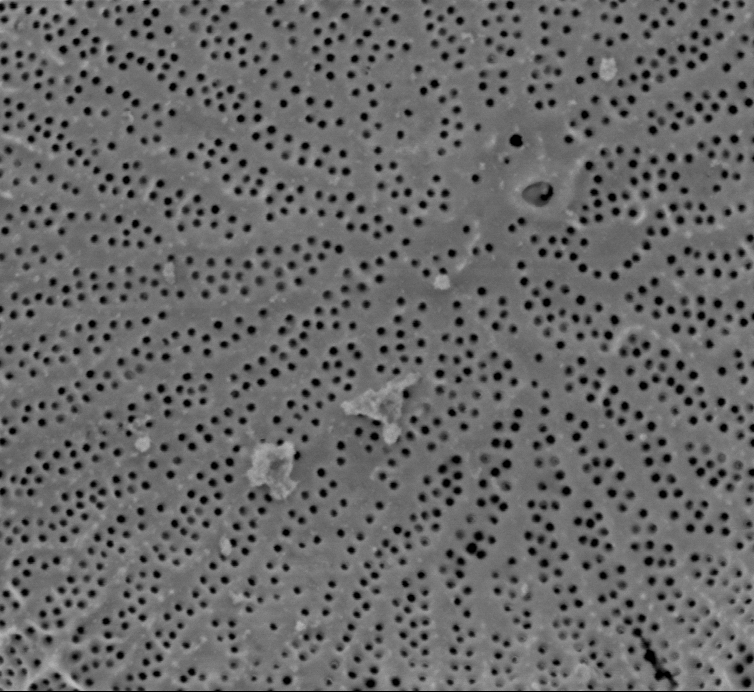
#> input picture work/CNMS/testing thresholds, blurs/cropped_Wild018.tif, 754 x 693 px, found by its file name
$ jupyter execute --allow-errors 'Blurs, Histograms, Stats-wild018-blur first.ipynb'
#> lines starting #> are read from the running program, lines starting #| are printed output that depends on the picture
[cell 1]
# IN THIS NOTEBOOK IM GOING TO TRY TO BLUR THE IMAGE FIRST
# AND THEN QUANTIZE IT WITH SOME NUMBER OF COLORS (PROBABLY 2 TO 6ish)

[cell 2]
import cv2
img = cv2.imread('cropped_Wild018.tif')
#> img is the input picture: shape (693, 754, 3); min 0, max 255, mean 103.9
blur = cv2.blur(img,(15, 15))
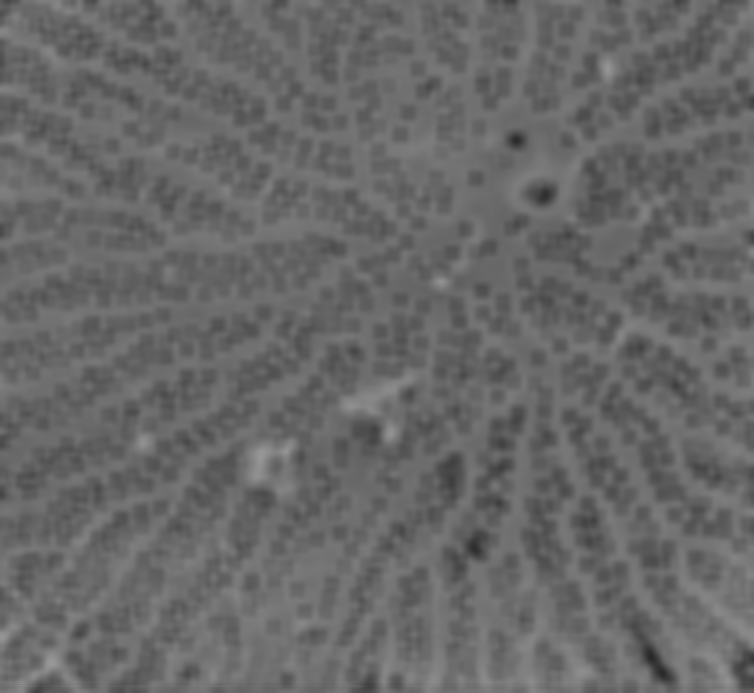
#> blur: shape (693, 754, 3); min 40, max 153, mean 103.8
cv2.imwrite('blur_Wild018.tif',blur)
#> Out = True
#print(blur)

[cell 3]
from PIL import Image
im = Image.open("blur_Wild018.tif")
im.quantize(3,0)

[cell 4]
image=im.quantize(3,0)
image.save('simple_Wild018.tif')
print(image)
#| <PIL.Image.Image image mode=P size=754x693 at 0x7F1F64C43FD0>
newimg = cv2.imread('simple_Wild018.tif')
#> (the rest of this cell did not finish here and is left out)

#> (a cell that did not finish here is left out)

[cell 6]
from skimage.filters import threshold_otsu
th=threshold_otsu(newimg)
#> th = 95
print(th)
#| 95
#> (the rest of this cell did not finish here and is left out)

[cell 7]
from skimage.morphology import skeletonize
#> (the rest of this cell did not finish here and is left out)

[cell 8]
import matplotlib.image as mpimg
img=mpimg.imread('cropped_Wild018.tif')
#> img: shape (693, 754, 4)
#> (the rest of this cell did not finish here and is left out)


$ run again, with work/CNMS/testing thresholds, blurs/cropped_Wild002.tif copied over work/CNMS/testing thresholds, blurs/cropped_Wild018.tif
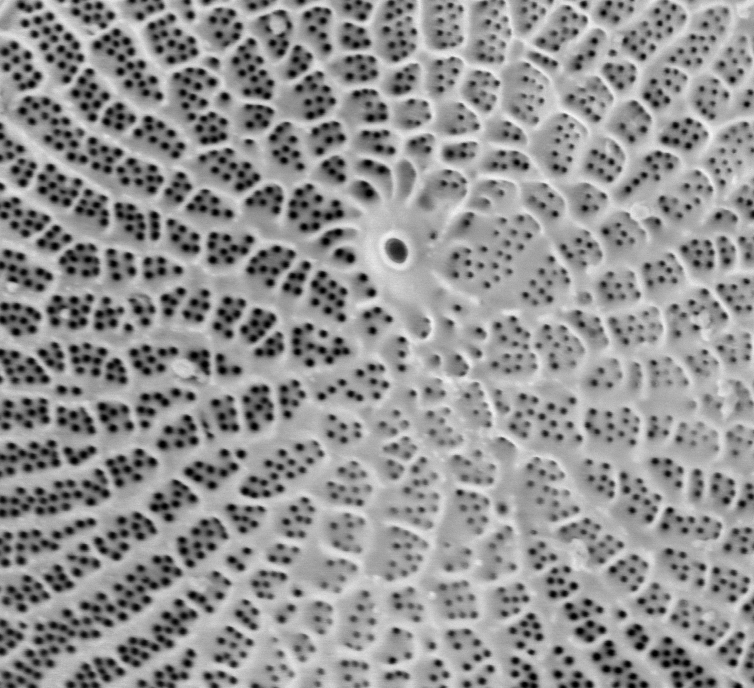
#> input picture work/CNMS/testing thresholds, blurs/cropped_Wild002.tif, 754 x 688 px, found by its file name
#> img is the input picture: shape (688, 754, 3); min 0, max 245, mean 146.3
#> `blur = cv2.blur(img,(15, 15))`:
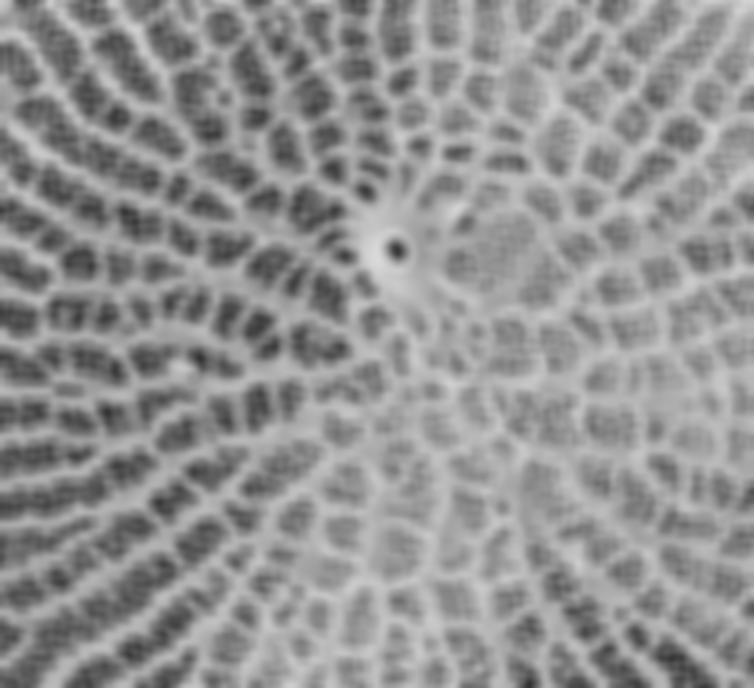
#> blur: shape (688, 754, 3); min 48, max 217, mean 146.3
#> `cv2.imwrite('blur_Wild018.tif',blur)`: Out = True
#> `im.quantize(3,0)`:
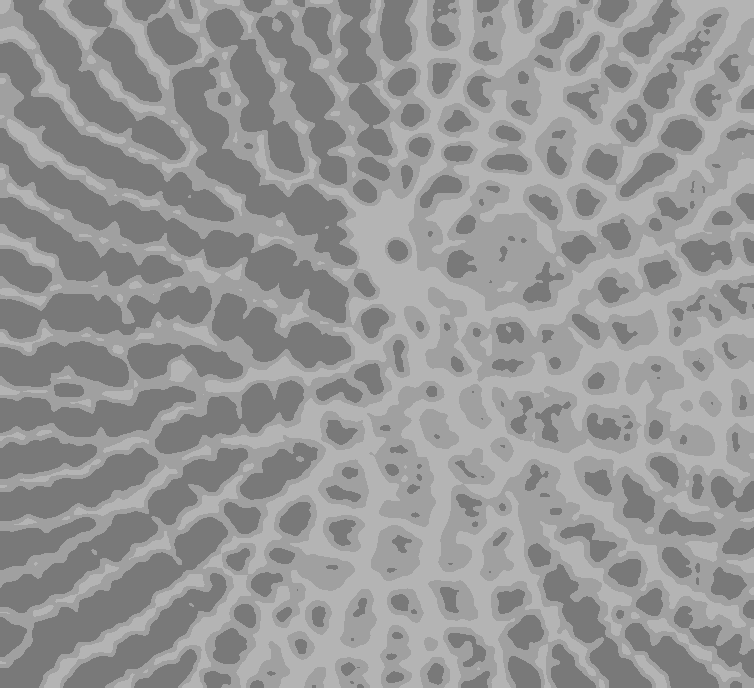
#> Out: PIL image 754x688 P; min 121, max 180, mean 150.6
#| <PIL.Image.Image image mode=P size=754x688 at 0x7F1F64C50250>
#> th = 121
#| 121
#> img: shape (688, 754, 4)

$ run again, with work/CNMS/testing thresholds, blurs/cropped_Wild004.tif copied over work/CNMS/testing thresholds, blurs/cropped_Wild018.tif
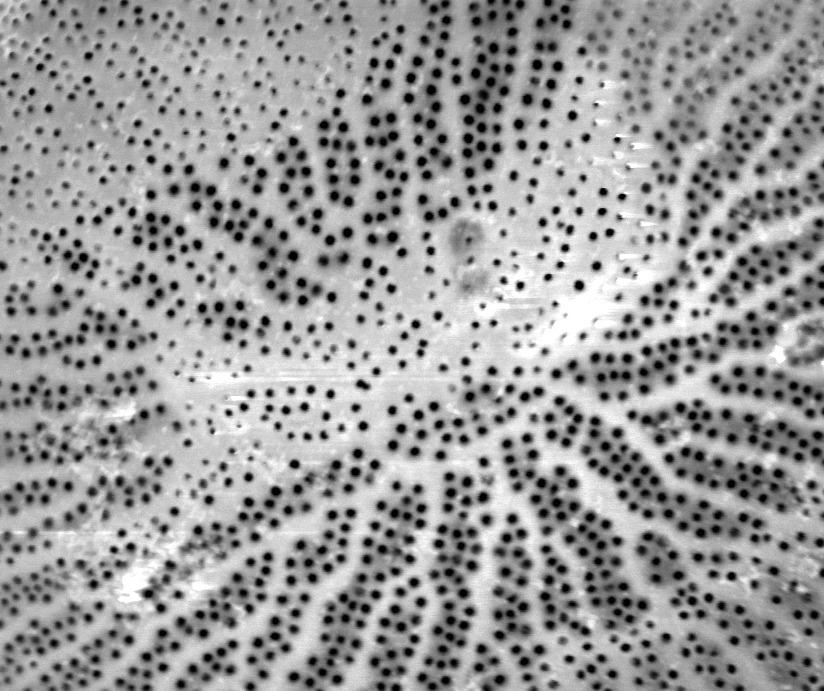
#> input picture work/CNMS/testing thresholds, blurs/cropped_Wild004.tif, 824 x 691 px, found by its file name
#> img is the input picture: shape (691, 824, 3); min 0, max 255, mean 153.9
#> `blur = cv2.blur(img,(15, 15))`:
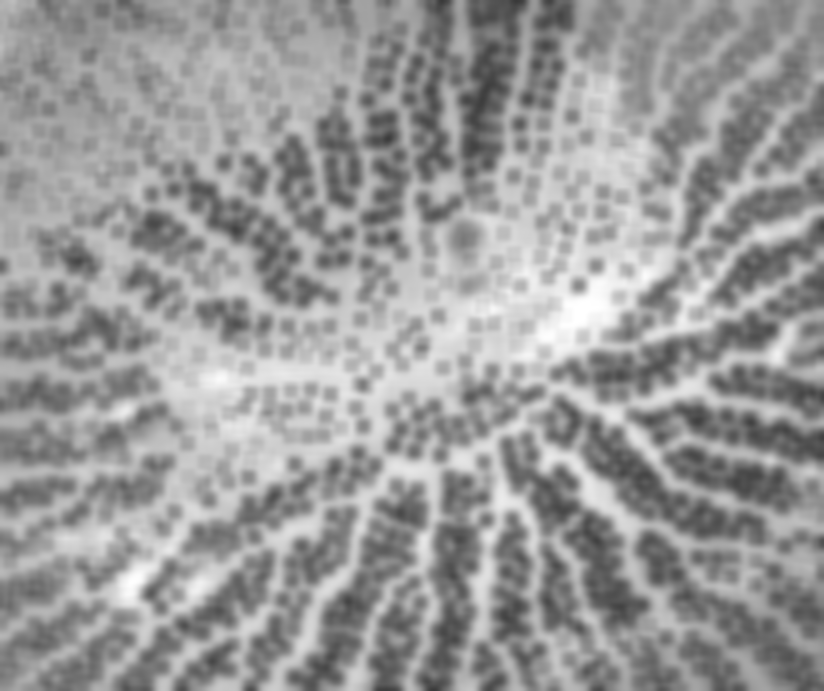
#> blur: shape (691, 824, 3); min 57, max 255, mean 153.9
#> `cv2.imwrite('blur_Wild018.tif',blur)`: Out = True
#> `im.quantize(3,0)`:
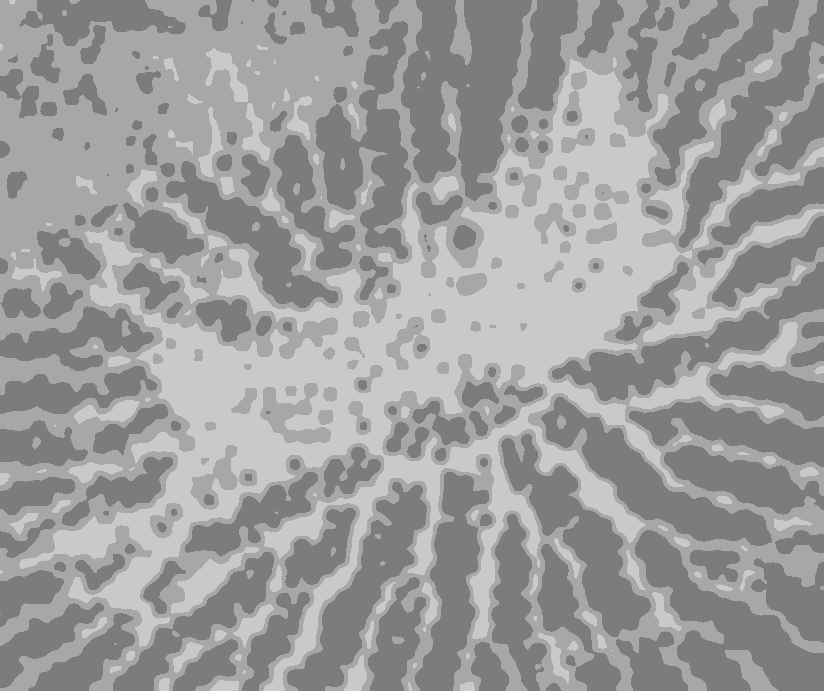
#> Out: PIL image 824x691 P; min 124, max 201, mean 156.7
#| <PIL.Image.Image image mode=P size=824x691 at 0x7F1F64C4B810>
#> th = 124
#| 124
#> img: shape (691, 824, 4)

$ run again, with work/CNMS/testing thresholds, blurs/cropped_Wild006.tif copied over work/CNMS/testing thresholds, blurs/cropped_Wild018.tif
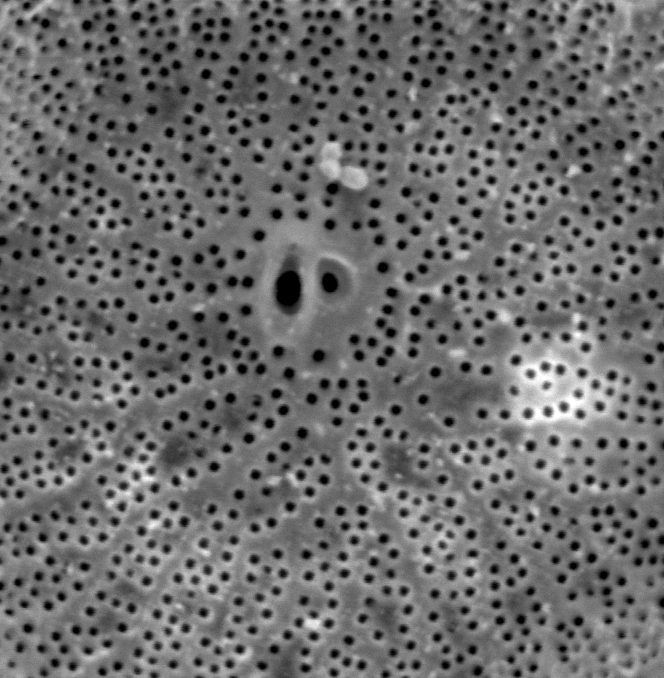
#> input picture work/CNMS/testing thresholds, blurs/cropped_Wild006.tif, 664 x 678 px, found by its file name
#> img is the input picture: shape (678, 664, 3); min 0, max 255, mean 107.4
#> `blur = cv2.blur(img,(15, 15))`:
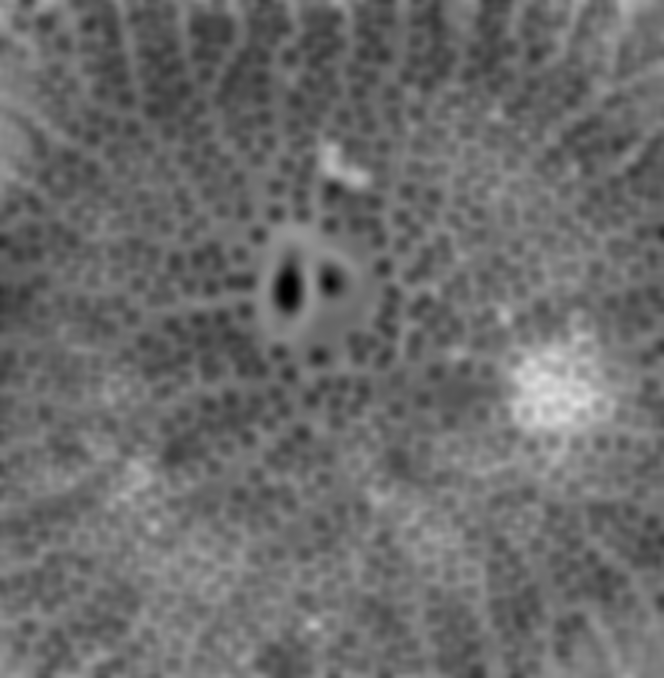
#> blur: shape (678, 664, 3); min 0, max 221, mean 107.4
#> `cv2.imwrite('blur_Wild018.tif',blur)`: Out = True
#> `im.quantize(3,0)`:
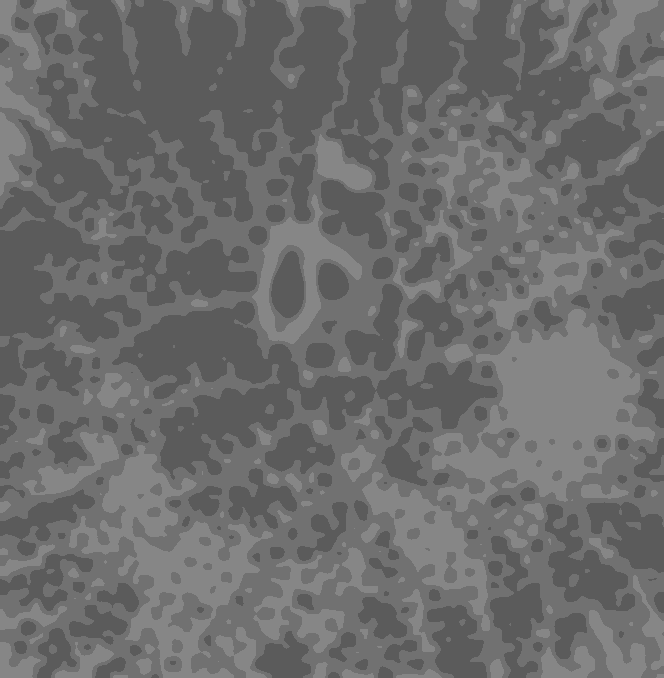
#> Out: PIL image 664x678 P; min 91, max 134, mean 108
#| <PIL.Image.Image image mode=P size=664x678 at 0x7F1F64C4BF10>
#> th = 91
#| 91
#> img: shape (678, 664, 4)
